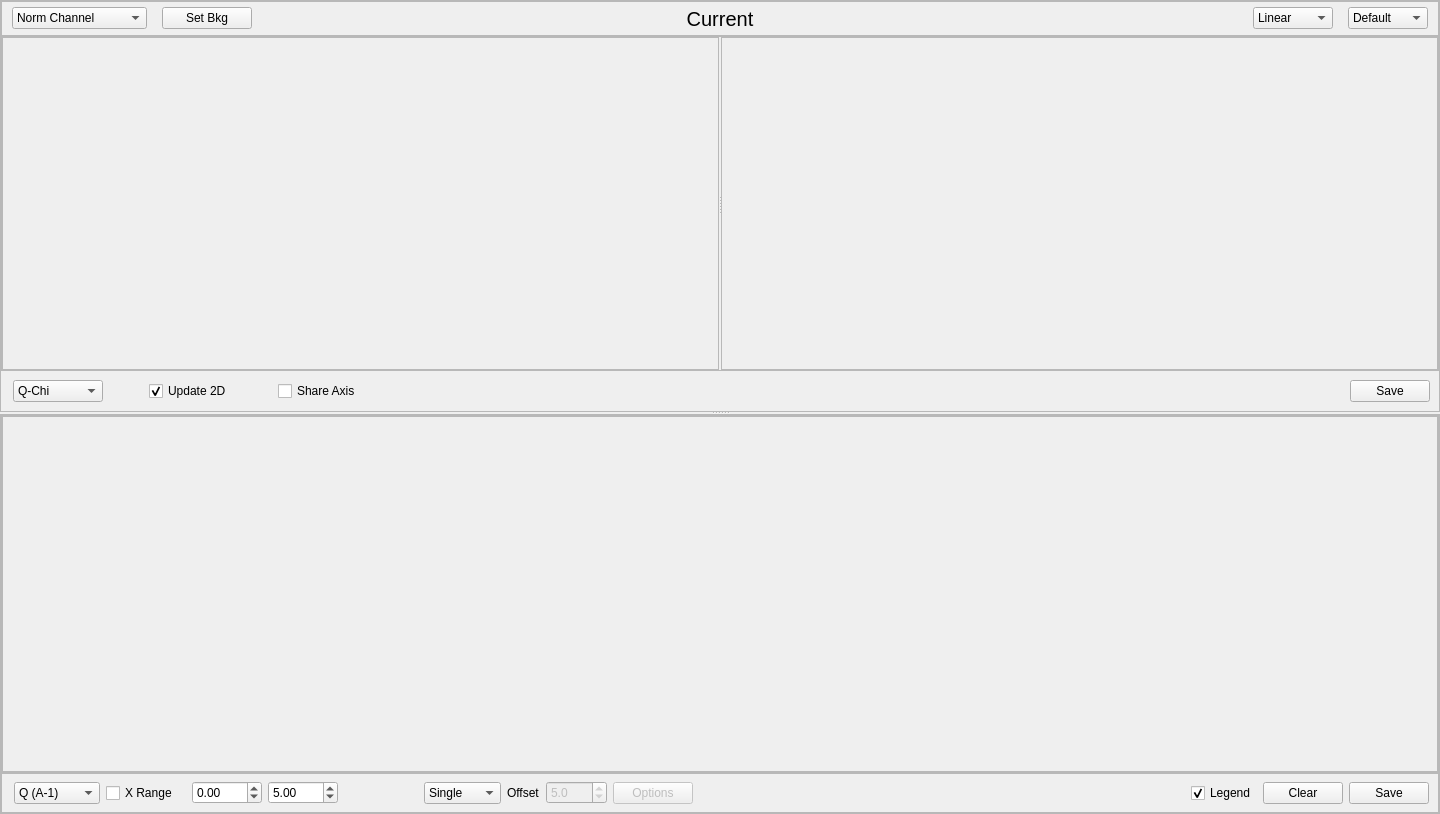
<?xml version="1.0" encoding="UTF-8"?>
<ui version="4.0">
 <class>Form</class>
 <widget class="QWidget" name="Form">
  <property name="geometry">
   <rect>
    <x>0</x>
    <y>0</y>
    <width>1440</width>
    <height>814</height>
   </rect>
  </property>
  <property name="windowTitle">
   <string>Form</string>
  </property>
  <layout class="QHBoxLayout" name="layout">
   <property name="spacing">
    <number>0</number>
   </property>
   <property name="leftMargin">
    <number>0</number>
   </property>
   <property name="topMargin">
    <number>0</number>
   </property>
   <property name="rightMargin">
    <number>0</number>
   </property>
   <property name="bottomMargin">
    <number>0</number>
   </property>
   <item>
    <widget class="QSplitter" name="splitter">
     <property name="sizePolicy">
      <sizepolicy hsizetype="Preferred" vsizetype="Preferred">
       <horstretch>0</horstretch>
       <verstretch>0</verstretch>
      </sizepolicy>
     </property>
     <property name="orientation">
      <enum>Qt::Vertical</enum>
     </property>
     <property name="handleWidth">
      <number>2</number>
     </property>
     <widget class="QFrame" name="imageWindow">
      <property name="sizePolicy">
       <sizepolicy hsizetype="Preferred" vsizetype="Preferred">
        <horstretch>0</horstretch>
        <verstretch>0</verstretch>
       </sizepolicy>
      </property>
      <property name="minimumSize">
       <size>
        <width>0</width>
        <height>400</height>
       </size>
      </property>
      <property name="frameShape">
       <enum>QFrame::StyledPanel</enum>
      </property>
      <property name="frameShadow">
       <enum>QFrame::Raised</enum>
      </property>
      <property name="lineWidth">
       <number>3</number>
      </property>
      <layout class="QVBoxLayout" name="verticalLayout_3">
       <property name="spacing">
        <number>0</number>
       </property>
       <property name="leftMargin">
        <number>0</number>
       </property>
       <property name="topMargin">
        <number>0</number>
       </property>
       <property name="rightMargin">
        <number>0</number>
       </property>
       <property name="bottomMargin">
        <number>0</number>
       </property>
       <item>
        <widget class="QFrame" name="frame_top">
         <property name="minimumSize">
          <size>
           <width>0</width>
           <height>35</height>
          </size>
         </property>
         <property name="maximumSize">
          <size>
           <width>16777215</width>
           <height>35</height>
          </size>
         </property>
         <property name="frameShape">
          <enum>QFrame::StyledPanel</enum>
         </property>
         <property name="frameShadow">
          <enum>QFrame::Raised</enum>
         </property>
         <layout class="QHBoxLayout" name="horizontalLayout_5">
          <property name="spacing">
           <number>0</number>
          </property>
          <property name="leftMargin">
           <number>0</number>
          </property>
          <property name="topMargin">
           <number>0</number>
          </property>
          <property name="rightMargin">
           <number>0</number>
          </property>
          <property name="bottomMargin">
           <number>0</number>
          </property>
          <item>
           <widget class="QFrame" name="frame_4">
            <property name="minimumSize">
             <size>
              <width>260</width>
              <height>0</height>
             </size>
            </property>
            <property name="maximumSize">
             <size>
              <width>260</width>
              <height>16777215</height>
             </size>
            </property>
            <property name="frameShape">
             <enum>QFrame::NoFrame</enum>
            </property>
            <property name="frameShadow">
             <enum>QFrame::Raised</enum>
            </property>
            <property name="lineWidth">
             <number>0</number>
            </property>
            <layout class="QHBoxLayout" name="horizontalLayout_8">
             <property name="spacing">
              <number>0</number>
             </property>
             <property name="leftMargin">
              <number>10</number>
             </property>
             <property name="topMargin">
              <number>0</number>
             </property>
             <property name="rightMargin">
              <number>0</number>
             </property>
             <property name="bottomMargin">
              <number>0</number>
             </property>
             <item>
              <layout class="QHBoxLayout" name="horizontalLayout_7">
               <property name="spacing">
                <number>0</number>
               </property>
               <item>
                <widget class="QComboBox" name="normChannel">
                 <property name="minimumSize">
                  <size>
                   <width>135</width>
                   <height>0</height>
                  </size>
                 </property>
                 <property name="maximumSize">
                  <size>
                   <width>140</width>
                   <height>16777215</height>
                  </size>
                 </property>
                 <property name="focusPolicy">
                  <enum>Qt::StrongFocus</enum>
                 </property>
                 <item>
                  <property name="text">
                   <string>Norm Channel</string>
                  </property>
                 </item>
                 <item>
                  <property name="text">
                   <string>Monitor</string>
                  </property>
                 </item>
                 <item>
                  <property name="text">
                   <string>sec</string>
                  </property>
                 </item>
                 <item>
                  <property name="text">
                   <string>bstop</string>
                  </property>
                 </item>
                 <item>
                  <property name="text">
                   <string>I0</string>
                  </property>
                 </item>
                 <item>
                  <property name="text">
                   <string>I1</string>
                  </property>
                 </item>
                </widget>
               </item>
               <item>
                <spacer name="horizontalSpacer_3">
                 <property name="orientation">
                  <enum>Qt::Horizontal</enum>
                 </property>
                 <property name="sizeType">
                  <enum>QSizePolicy::Fixed</enum>
                 </property>
                 <property name="sizeHint" stdset="0">
                  <size>
                   <width>15</width>
                   <height>20</height>
                  </size>
                 </property>
                </spacer>
               </item>
               <item>
                <widget class="QPushButton" name="setBkg">
                 <property name="minimumSize">
                  <size>
                   <width>90</width>
                   <height>0</height>
                  </size>
                 </property>
                 <property name="maximumSize">
                  <size>
                   <width>100</width>
                   <height>16777215</height>
                  </size>
                 </property>
                 <property name="focusPolicy">
                  <enum>Qt::StrongFocus</enum>
                 </property>
                 <property name="text">
                  <string>Set Bkg</string>
                 </property>
                </widget>
               </item>
               <item>
                <spacer name="horizontalSpacer_11">
                 <property name="orientation">
                  <enum>Qt::Horizontal</enum>
                 </property>
                 <property name="sizeType">
                  <enum>QSizePolicy::Expanding</enum>
                 </property>
                 <property name="sizeHint" stdset="0">
                  <size>
                   <width>10</width>
                   <height>20</height>
                  </size>
                 </property>
                </spacer>
               </item>
              </layout>
             </item>
            </layout>
           </widget>
          </item>
          <item>
           <widget class="QFrame" name="frame_5">
            <property name="frameShape">
             <enum>QFrame::NoFrame</enum>
            </property>
            <property name="frameShadow">
             <enum>QFrame::Plain</enum>
            </property>
            <property name="lineWidth">
             <number>0</number>
            </property>
            <layout class="QHBoxLayout" name="horizontalLayout_6">
             <property name="spacing">
              <number>0</number>
             </property>
             <property name="leftMargin">
              <number>0</number>
             </property>
             <property name="topMargin">
              <number>0</number>
             </property>
             <property name="rightMargin">
              <number>0</number>
             </property>
             <property name="bottomMargin">
              <number>0</number>
             </property>
             <item>
              <widget class="QLabel" name="labelCurrent">
               <property name="maximumSize">
                <size>
                 <width>600</width>
                 <height>16777215</height>
                </size>
               </property>
               <property name="font">
                <font>
                 <pointsize>15</pointsize>
                </font>
               </property>
               <property name="lineWidth">
                <number>0</number>
               </property>
               <property name="text">
                <string>Current</string>
               </property>
               <property name="alignment">
                <set>Qt::AlignCenter</set>
               </property>
              </widget>
             </item>
            </layout>
           </widget>
          </item>
          <item>
           <widget class="QFrame" name="frame_6">
            <property name="minimumSize">
             <size>
              <width>260</width>
              <height>0</height>
             </size>
            </property>
            <property name="maximumSize">
             <size>
              <width>260</width>
              <height>16777215</height>
             </size>
            </property>
            <property name="frameShape">
             <enum>QFrame::NoFrame</enum>
            </property>
            <property name="frameShadow">
             <enum>QFrame::Raised</enum>
            </property>
            <layout class="QHBoxLayout" name="horizontalLayout_10">
             <property name="spacing">
              <number>0</number>
             </property>
             <property name="leftMargin">
              <number>0</number>
             </property>
             <property name="topMargin">
              <number>0</number>
             </property>
             <property name="rightMargin">
              <number>10</number>
             </property>
             <property name="bottomMargin">
              <number>0</number>
             </property>
             <item>
              <layout class="QHBoxLayout" name="horizontalLayout_9">
               <property name="spacing">
                <number>0</number>
               </property>
               <item>
                <spacer name="horizontalSpacer_12">
                 <property name="orientation">
                  <enum>Qt::Horizontal</enum>
                 </property>
                 <property name="sizeType">
                  <enum>QSizePolicy::Expanding</enum>
                 </property>
                 <property name="sizeHint" stdset="0">
                  <size>
                   <width>20</width>
                   <height>20</height>
                  </size>
                 </property>
                </spacer>
               </item>
               <item>
                <widget class="QComboBox" name="scale">
                 <property name="minimumSize">
                  <size>
                   <width>80</width>
                   <height>0</height>
                  </size>
                 </property>
                 <property name="maximumSize">
                  <size>
                   <width>80</width>
                   <height>16777215</height>
                  </size>
                 </property>
                 <property name="focusPolicy">
                  <enum>Qt::StrongFocus</enum>
                 </property>
                 <item>
                  <property name="text">
                   <string>Linear</string>
                  </property>
                 </item>
                 <item>
                  <property name="text">
                   <string>Log</string>
                  </property>
                 </item>
                 <item>
                  <property name="text">
                   <string>Sqrt</string>
                  </property>
                 </item>
                </widget>
               </item>
               <item>
                <spacer name="horizontalSpacer_10">
                 <property name="orientation">
                  <enum>Qt::Horizontal</enum>
                 </property>
                 <property name="sizeType">
                  <enum>QSizePolicy::Maximum</enum>
                 </property>
                 <property name="sizeHint" stdset="0">
                  <size>
                   <width>15</width>
                   <height>20</height>
                  </size>
                 </property>
                </spacer>
               </item>
               <item>
                <widget class="QComboBox" name="cmap">
                 <property name="minimumSize">
                  <size>
                   <width>80</width>
                   <height>0</height>
                  </size>
                 </property>
                 <property name="maximumSize">
                  <size>
                   <width>80</width>
                   <height>16777215</height>
                  </size>
                 </property>
                 <property name="focusPolicy">
                  <enum>Qt::StrongFocus</enum>
                 </property>
                 <item>
                  <property name="text">
                   <string>Default</string>
                  </property>
                 </item>
                 <item>
                  <property name="text">
                   <string>viridis</string>
                  </property>
                 </item>
                 <item>
                  <property name="text">
                   <string>grey</string>
                  </property>
                 </item>
                 <item>
                  <property name="text">
                   <string>plasma</string>
                  </property>
                 </item>
                 <item>
                  <property name="text">
                   <string>inferno</string>
                  </property>
                 </item>
                 <item>
                  <property name="text">
                   <string>magma</string>
                  </property>
                 </item>
                 <item>
                  <property name="text">
                   <string>thermal</string>
                  </property>
                 </item>
                 <item>
                  <property name="text">
                   <string>flame</string>
                  </property>
                 </item>
                 <item>
                  <property name="text">
                   <string>yellowy</string>
                  </property>
                 </item>
                 <item>
                  <property name="text">
                   <string>bipolar</string>
                  </property>
                 </item>
                 <item>
                  <property name="text">
                   <string>greyclip</string>
                  </property>
                 </item>
                </widget>
               </item>
              </layout>
             </item>
            </layout>
           </widget>
          </item>
         </layout>
        </widget>
       </item>
       <item>
        <widget class="QFrame" name="twoDWindow">
         <property name="frameShape">
          <enum>QFrame::StyledPanel</enum>
         </property>
         <property name="frameShadow">
          <enum>QFrame::Raised</enum>
         </property>
         <layout class="QHBoxLayout" name="horizontalLayout_3">
          <property name="spacing">
           <number>0</number>
          </property>
          <property name="leftMargin">
           <number>0</number>
          </property>
          <property name="topMargin">
           <number>0</number>
          </property>
          <property name="rightMargin">
           <number>0</number>
          </property>
          <property name="bottomMargin">
           <number>0</number>
          </property>
          <item>
           <widget class="QSplitter" name="splitter_2">
            <property name="orientation">
             <enum>Qt::Horizontal</enum>
            </property>
            <property name="handleWidth">
             <number>2</number>
            </property>
            <widget class="QFrame" name="imageFrame">
             <property name="frameShape">
              <enum>QFrame::StyledPanel</enum>
             </property>
             <property name="frameShadow">
              <enum>QFrame::Raised</enum>
             </property>
            </widget>
            <widget class="QFrame" name="binnedFrame">
             <property name="frameShape">
              <enum>QFrame::StyledPanel</enum>
             </property>
             <property name="frameShadow">
              <enum>QFrame::Raised</enum>
             </property>
             <property name="lineWidth">
              <number>0</number>
             </property>
            </widget>
           </widget>
          </item>
         </layout>
        </widget>
       </item>
       <item>
        <widget class="QFrame" name="imageToolbar">
         <property name="minimumSize">
          <size>
           <width>0</width>
           <height>40</height>
          </size>
         </property>
         <property name="maximumSize">
          <size>
           <width>16777215</width>
           <height>40</height>
          </size>
         </property>
         <property name="frameShape">
          <enum>QFrame::NoFrame</enum>
         </property>
         <property name="frameShadow">
          <enum>QFrame::Raised</enum>
         </property>
         <layout class="QHBoxLayout" name="horizontalLayout_2">
          <property name="spacing">
           <number>6</number>
          </property>
          <property name="leftMargin">
           <number>12</number>
          </property>
          <property name="topMargin">
           <number>0</number>
          </property>
          <property name="bottomMargin">
           <number>0</number>
          </property>
          <item>
           <widget class="QComboBox" name="imageUnit">
            <property name="minimumSize">
             <size>
              <width>90</width>
              <height>0</height>
             </size>
            </property>
            <property name="maximumSize">
             <size>
              <width>130</width>
              <height>16777215</height>
             </size>
            </property>
            <property name="focusPolicy">
             <enum>Qt::StrongFocus</enum>
            </property>
            <item>
             <property name="text">
              <string>Q-Chi</string>
             </property>
            </item>
            <item>
             <property name="text">
              <string>2Th-Chi</string>
             </property>
            </item>
            <item>
             <property name="text">
              <string>Qz-Qxy</string>
             </property>
            </item>
           </widget>
          </item>
          <item>
           <spacer name="horizontalSpacer_2">
            <property name="orientation">
             <enum>Qt::Horizontal</enum>
            </property>
            <property name="sizeType">
             <enum>QSizePolicy::Maximum</enum>
            </property>
            <property name="sizeHint" stdset="0">
             <size>
              <width>40</width>
              <height>20</height>
             </size>
            </property>
           </spacer>
          </item>
          <item>
           <widget class="QCheckBox" name="update2D">
            <property name="focusPolicy">
             <enum>Qt::StrongFocus</enum>
            </property>
            <property name="text">
             <string>Update 2D</string>
            </property>
            <property name="checked">
             <bool>true</bool>
            </property>
           </widget>
          </item>
          <item>
           <spacer name="horizontalSpacer_9">
            <property name="orientation">
             <enum>Qt::Horizontal</enum>
            </property>
            <property name="sizeType">
             <enum>QSizePolicy::Maximum</enum>
            </property>
            <property name="sizeHint" stdset="0">
             <size>
              <width>40</width>
              <height>20</height>
             </size>
            </property>
           </spacer>
          </item>
          <item>
           <widget class="QCheckBox" name="shareAxis">
            <property name="maximumSize">
             <size>
              <width>90</width>
              <height>16777215</height>
             </size>
            </property>
            <property name="focusPolicy">
             <enum>Qt::StrongFocus</enum>
            </property>
            <property name="text">
             <string>Share Axis</string>
            </property>
           </widget>
          </item>
          <item>
           <spacer name="horizontalSpacer_14">
            <property name="orientation">
             <enum>Qt::Horizontal</enum>
            </property>
            <property name="sizeType">
             <enum>QSizePolicy::Expanding</enum>
            </property>
            <property name="sizeHint" stdset="0">
             <size>
              <width>40</width>
              <height>20</height>
             </size>
            </property>
           </spacer>
          </item>
          <item>
           <widget class="QPushButton" name="save_2D">
            <property name="text">
             <string>Save</string>
            </property>
           </widget>
          </item>
         </layout>
        </widget>
       </item>
      </layout>
     </widget>
     <widget class="QFrame" name="plotWindow">
      <property name="sizePolicy">
       <sizepolicy hsizetype="Preferred" vsizetype="Preferred">
        <horstretch>0</horstretch>
        <verstretch>0</verstretch>
       </sizepolicy>
      </property>
      <property name="minimumSize">
       <size>
        <width>0</width>
        <height>400</height>
       </size>
      </property>
      <property name="frameShape">
       <enum>QFrame::StyledPanel</enum>
      </property>
      <property name="frameShadow">
       <enum>QFrame::Raised</enum>
      </property>
      <property name="lineWidth">
       <number>3</number>
      </property>
      <layout class="QVBoxLayout" name="verticalLayout_4">
       <property name="spacing">
        <number>0</number>
       </property>
       <property name="leftMargin">
        <number>0</number>
       </property>
       <property name="topMargin">
        <number>0</number>
       </property>
       <property name="rightMargin">
        <number>0</number>
       </property>
       <property name="bottomMargin">
        <number>0</number>
       </property>
       <item>
        <widget class="QFrame" name="oneDWindow">
         <property name="frameShape">
          <enum>QFrame::StyledPanel</enum>
         </property>
         <property name="frameShadow">
          <enum>QFrame::Raised</enum>
         </property>
         <layout class="QHBoxLayout" name="horizontalLayout_4">
          <property name="spacing">
           <number>0</number>
          </property>
          <property name="leftMargin">
           <number>0</number>
          </property>
          <property name="topMargin">
           <number>0</number>
          </property>
          <property name="rightMargin">
           <number>0</number>
          </property>
          <property name="bottomMargin">
           <number>0</number>
          </property>
          <item>
           <widget class="QSplitter" name="splitter_3">
            <property name="orientation">
             <enum>Qt::Horizontal</enum>
            </property>
            <property name="handleWidth">
             <number>2</number>
            </property>
            <widget class="QFrame" name="plotFrame">
             <property name="frameShape">
              <enum>QFrame::StyledPanel</enum>
             </property>
             <property name="frameShadow">
              <enum>QFrame::Raised</enum>
             </property>
            </widget>
           </widget>
          </item>
         </layout>
        </widget>
       </item>
       <item>
        <widget class="QFrame" name="plotToolBar">
         <property name="minimumSize">
          <size>
           <width>0</width>
           <height>40</height>
          </size>
         </property>
         <property name="maximumSize">
          <size>
           <width>16777215</width>
           <height>40</height>
          </size>
         </property>
         <property name="frameShape">
          <enum>QFrame::StyledPanel</enum>
         </property>
         <property name="frameShadow">
          <enum>QFrame::Raised</enum>
         </property>
         <layout class="QHBoxLayout" name="horizontalLayout">
          <property name="leftMargin">
           <number>12</number>
          </property>
          <property name="topMargin">
           <number>0</number>
          </property>
          <property name="bottomMargin">
           <number>0</number>
          </property>
          <item>
           <widget class="QComboBox" name="plotUnit">
            <property name="minimumSize">
             <size>
              <width>70</width>
              <height>0</height>
             </size>
            </property>
            <property name="maximumSize">
             <size>
              <width>100</width>
              <height>16777215</height>
             </size>
            </property>
            <property name="focusPolicy">
             <enum>Qt::StrongFocus</enum>
            </property>
            <item>
             <property name="text">
              <string>Q (A-1)</string>
             </property>
            </item>
            <item>
             <property name="text">
              <string>2 u\u03B8</string>
             </property>
            </item>
            <item>
             <property name="text">
              <string>Chi</string>
             </property>
            </item>
           </widget>
          </item>
          <item>
           <widget class="QCheckBox" name="slice">
            <property name="sizePolicy">
             <sizepolicy hsizetype="Fixed" vsizetype="Fixed">
              <horstretch>0</horstretch>
              <verstretch>0</verstretch>
             </sizepolicy>
            </property>
            <property name="minimumSize">
             <size>
              <width>80</width>
              <height>0</height>
             </size>
            </property>
            <property name="maximumSize">
             <size>
              <width>80</width>
              <height>16777215</height>
             </size>
            </property>
            <property name="text">
             <string>X Range</string>
            </property>
           </widget>
          </item>
          <item>
           <widget class="QDoubleSpinBox" name="slice_center">
            <property name="sizePolicy">
             <sizepolicy hsizetype="Fixed" vsizetype="Fixed">
              <horstretch>0</horstretch>
              <verstretch>0</verstretch>
             </sizepolicy>
            </property>
            <property name="minimumSize">
             <size>
              <width>70</width>
              <height>0</height>
             </size>
            </property>
            <property name="maximumSize">
             <size>
              <width>70</width>
              <height>16777215</height>
             </size>
            </property>
            <property name="toolTip">
             <string comment="Center" extracomment="Center"/>
            </property>
            <property name="toolTipDuration">
             <number>2</number>
            </property>
            <property name="whatsThis">
             <string comment="Center" extracomment="Center"/>
            </property>
            <property name="accessibleDescription">
             <string extracomment="Center"/>
            </property>
            <property name="minimum">
             <double>-180.000000000000000</double>
            </property>
            <property name="maximum">
             <double>180.000000000000000</double>
            </property>
            <property name="singleStep">
             <double>0.500000000000000</double>
            </property>
            <property name="value">
             <double>0.000000000000000</double>
            </property>
           </widget>
          </item>
          <item>
           <widget class="QDoubleSpinBox" name="slice_width">
            <property name="sizePolicy">
             <sizepolicy hsizetype="Fixed" vsizetype="Fixed">
              <horstretch>0</horstretch>
              <verstretch>0</verstretch>
             </sizepolicy>
            </property>
            <property name="minimumSize">
             <size>
              <width>70</width>
              <height>0</height>
             </size>
            </property>
            <property name="maximumSize">
             <size>
              <width>70</width>
              <height>16777215</height>
             </size>
            </property>
            <property name="toolTip">
             <string extracomment="Half Width"/>
            </property>
            <property name="minimum">
             <double>0.000000000000000</double>
            </property>
            <property name="maximum">
             <double>270.000000000000000</double>
            </property>
            <property name="singleStep">
             <double>0.500000000000000</double>
            </property>
            <property name="value">
             <double>5.000000000000000</double>
            </property>
           </widget>
          </item>
          <item>
           <spacer name="horizontalSpacer_4">
            <property name="orientation">
             <enum>Qt::Horizontal</enum>
            </property>
            <property name="sizeType">
             <enum>QSizePolicy::Maximum</enum>
            </property>
            <property name="sizeHint" stdset="0">
             <size>
              <width>80</width>
              <height>20</height>
             </size>
            </property>
           </spacer>
          </item>
          <item>
           <widget class="QComboBox" name="plotMethod">
            <property name="focusPolicy">
             <enum>Qt::StrongFocus</enum>
            </property>
            <item>
             <property name="text">
              <string>Single</string>
             </property>
            </item>
            <item>
             <property name="text">
              <string>Overlay</string>
             </property>
            </item>
            <item>
             <property name="text">
              <string>Average</string>
             </property>
            </item>
            <item>
             <property name="text">
              <string>Sum</string>
             </property>
            </item>
            <item>
             <property name="text">
              <string>Waterfall</string>
             </property>
            </item>
           </widget>
          </item>
          <item>
           <widget class="QLabel" name="yOffsetLabel">
            <property name="maximumSize">
             <size>
              <width>140</width>
              <height>16777215</height>
             </size>
            </property>
            <property name="toolTip">
             <string>y Offset for Overlay Mode</string>
            </property>
            <property name="text">
             <string>Offset</string>
            </property>
           </widget>
          </item>
          <item>
           <widget class="QDoubleSpinBox" name="yOffset">
            <property name="enabled">
             <bool>false</bool>
            </property>
            <property name="focusPolicy">
             <enum>Qt::StrongFocus</enum>
            </property>
            <property name="decimals">
             <number>1</number>
            </property>
            <property name="minimum">
             <double>-100.000000000000000</double>
            </property>
            <property name="singleStep">
             <double>5.000000000000000</double>
            </property>
            <property name="value">
             <double>5.000000000000000</double>
            </property>
           </widget>
          </item>
          <item>
           <widget class="QPushButton" name="wf_options">
            <property name="enabled">
             <bool>false</bool>
            </property>
            <property name="toolTip">
             <string comment="Set Options for Waterfall Plot" extracomment="Set Options for Waterfall Plot"/>
            </property>
            <property name="whatsThis">
             <string comment="Set Options for Waterfall Plot" extracomment="Set Options for Waterfall Plot"/>
            </property>
            <property name="text">
             <string>Options</string>
            </property>
           </widget>
          </item>
          <item>
           <spacer name="horizontalSpacer_6">
            <property name="orientation">
             <enum>Qt::Horizontal</enum>
            </property>
            <property name="sizeType">
             <enum>QSizePolicy::Expanding</enum>
            </property>
            <property name="sizeHint" stdset="0">
             <size>
              <width>30</width>
              <height>20</height>
             </size>
            </property>
           </spacer>
          </item>
          <item>
           <widget class="QCheckBox" name="showLegend">
            <property name="focusPolicy">
             <enum>Qt::StrongFocus</enum>
            </property>
            <property name="text">
             <string>Legend</string>
            </property>
            <property name="checked">
             <bool>true</bool>
            </property>
           </widget>
          </item>
          <item>
           <widget class="QPushButton" name="clear_1D">
            <property name="text">
             <string>Clear</string>
            </property>
           </widget>
          </item>
          <item>
           <widget class="QPushButton" name="save_1D">
            <property name="text">
             <string>Save</string>
            </property>
           </widget>
          </item>
         </layout>
        </widget>
       </item>
      </layout>
     </widget>
    </widget>
   </item>
  </layout>
 </widget>
 <tabstops>
  <tabstop>normChannel</tabstop>
  <tabstop>setBkg</tabstop>
  <tabstop>scale</tabstop>
  <tabstop>cmap</tabstop>
  <tabstop>imageUnit</tabstop>
  <tabstop>save_2D</tabstop>
  <tabstop>plotUnit</tabstop>
  <tabstop>slice_center</tabstop>
  <tabstop>slice_width</tabstop>
  <tabstop>plotMethod</tabstop>
  <tabstop>yOffset</tabstop>
  <tabstop>save_1D</tabstop>
 </tabstops>
 <resources/>
 <connections/>
</ui>
